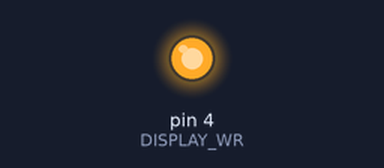
The sketch below on a simulated Arduino Uno, built with avr-gcc and run on an emulated ATmega328P. Shown: output pins drawn as LEDs (lit = HIGH). Pins used as bus, display or sensor lines are not drawn.

Above: at 0.1 s.
Timing chart, 0 to 1.6 s (numbered marks = the images above):
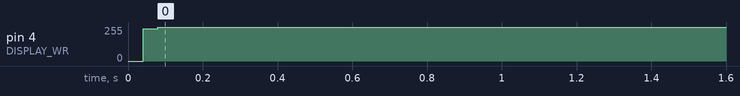

Measured:
- by itself, pin 4 (DISPLAY_WR): 0/255 → 255/255 at 0.04 s

The sketch:

_2_Text.ino
```cpp
// HT1632C PINs

#define DISPLAY_CS    3
#define DISPLAY_WR    4
#define DISPLAY_DATA  5

// HT1632C Commands

#define HT1632C_READ    B00000110
#define HT1632C_WRITE   B00000101
#define HT1632C_CMD     B00000100

#define HT1632_CMD_SYSON  0x01
#define HT1632_CMD_LEDON  0x03

PROGMEM byte text[] = {
  B00111110, // C
  B01000001,
  B01000001,
  B01000001,
  B00100010,
  B00000000, // space
  B00010001, // i
  B01011111,
  B00000001,
  B00000000, // space
  B00001110, // a
  B00010001,
  B00100001,
  B00100010,
  B00011111,
  B00000000, // space
  B00011110, // o
  B00100001,
  B00100001,
  B00100001,
  B00011110,
  B00000000, // space
  B00111101, // !
  B01000000
};

void setup() {

  Serial.begin(57600);

  // All PINs are output
  pinMode(DISPLAY_CS, OUTPUT);
  pinMode(DISPLAY_WR, OUTPUT);
  pinMode(DISPLAY_DATA, OUTPUT);

  // Enable System oscillator and LED duty cycle generator
  ht1632c_send_command(HT1632_CMD_SYSON);
  ht1632c_send_command(HT1632_CMD_LEDON);

  // select display
  digitalWrite(DISPLAY_CS, LOW);

  // send WRITE command
  ht1632c_send_bits(HT1632C_WRITE, 1 << 2);

  // send start address, 00h
  ht1632c_send_bits(0x00, 1 << 6);

  // send data
  for(int i = 0; i < 24; i++) {
    char mychar = pgm_read_byte(text + i);
    ht1632c_send_bits(mychar, 1<<7);
  }
  for(int i = 0; i < 64; i++) {
      digitalWrite(DISPLAY_WR, LOW);
      digitalWrite(DISPLAY_DATA, LOW);
      digitalWrite(DISPLAY_WR, HIGH);
  }

  // unselect display
  digitalWrite(DISPLAY_CS, HIGH);
}

void loop() {}


// ----------------------------------------
//  HT1632C functions
// ----------------------------------------

void ht1632c_send_command(byte command) {

  digitalWrite(DISPLAY_CS, LOW);
  ht1632c_send_bits(HT1632C_CMD, 1 << 2);
  ht1632c_send_bits(command, 1 << 7);
  ht1632c_send_bits(0, 1);
  digitalWrite(DISPLAY_CS, HIGH);
}

void ht1632c_send_bits(byte bits, byte firstbit) {

  while(firstbit) {
    digitalWrite(DISPLAY_WR, LOW);
    if (bits & firstbit) digitalWrite(DISPLAY_DATA, HIGH);
    else digitalWrite(DISPLAY_DATA, LOW);
    digitalWrite(DISPLAY_WR, HIGH);
    firstbit >>= 1;
  }
}
```
